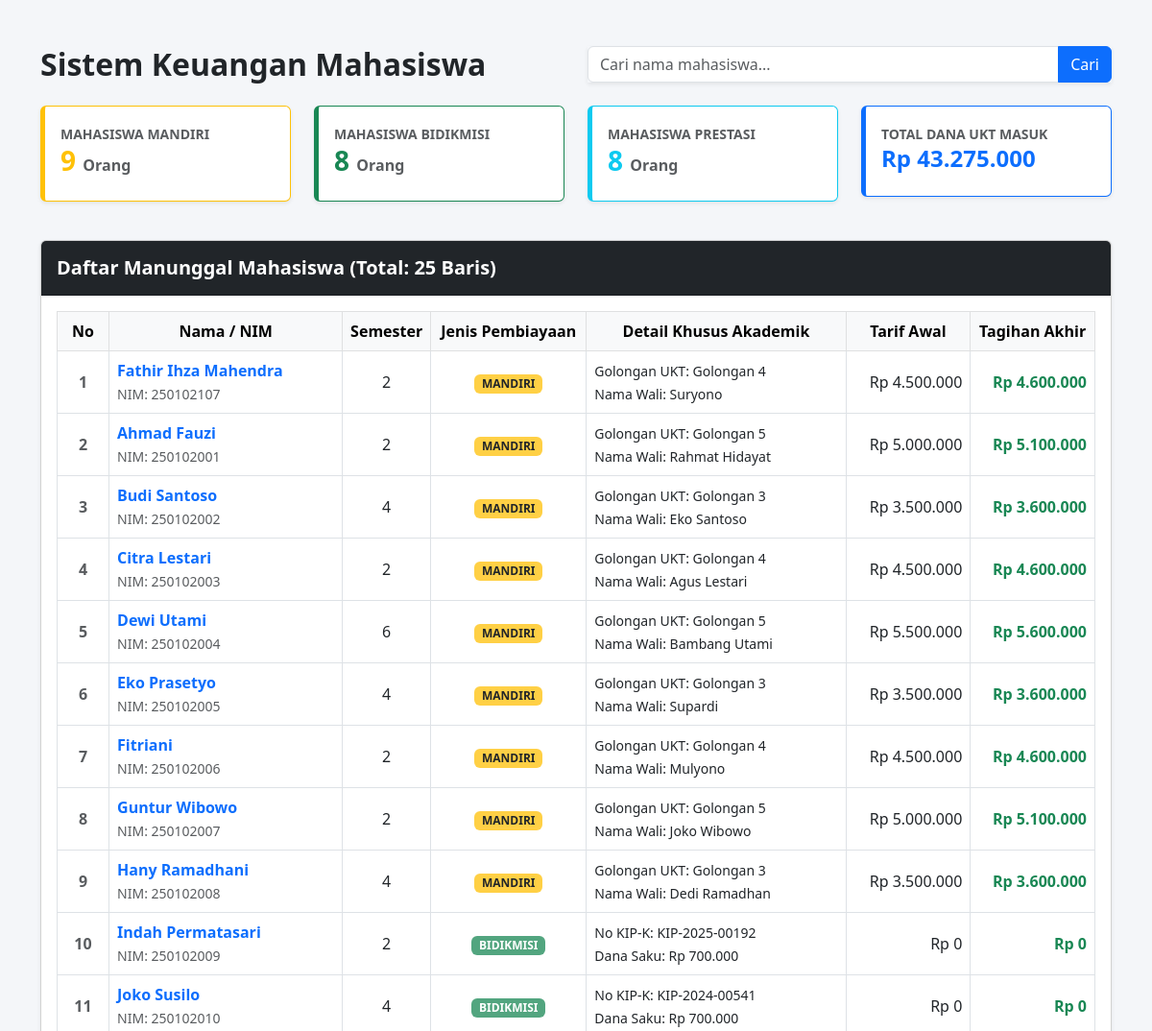
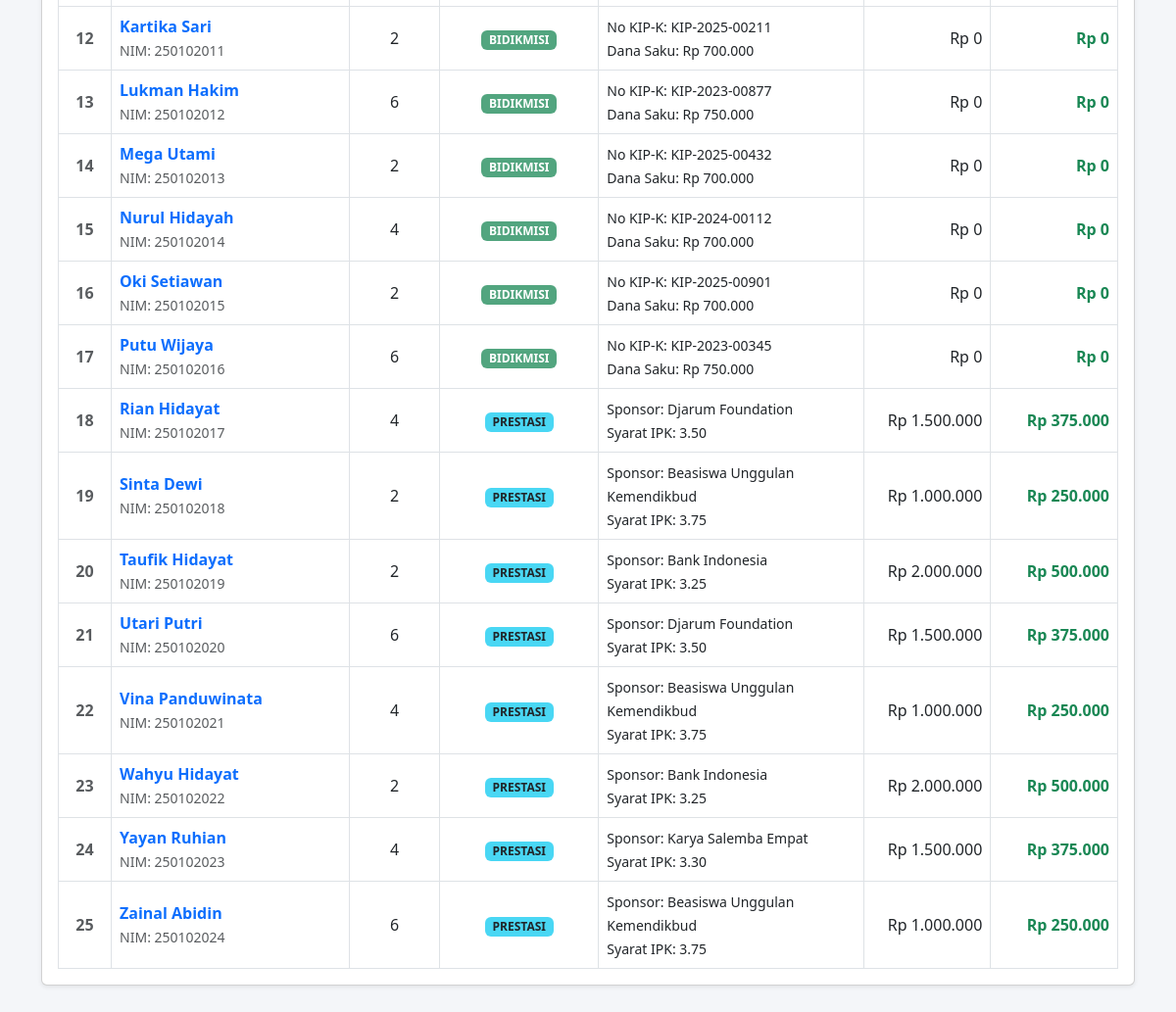
The page /view/mahasiswa_view.php on the database its author committed (2 pictures, top to bottom).
### tables this page shows
CREATE TABLE `tabel_mahasiswa` (
  `id_mahasiswa` int NOT NULL,
  `nama_mahasiswa` varchar(100) NOT NULL,
  `nim` varchar(15) NOT NULL,
  `semester` int NOT NULL,
  `tarif_ukt_nominal` decimal(10,2) NOT NULL,
  `jenis_pembiayaan` enum('mandiri','bidikmisi','prestasi') NOT NULL,
  `golongan_ukt` varchar(10) DEFAULT NULL,
  `nama_wali` varchar(100) DEFAULT NULL,
  `nomor_KIP_kuliah` varchar(50) DEFAULT NULL,
  `dana_saku_subsidi` decimal(10,2) DEFAULT NULL,
  `nama_instansi_beasiswa` varchar(100) DEFAULT NULL,
  `minimal_ipk_syarat` decimal(3,2) DEFAULT NULL
);

### models/mahasiswa.php (called while the page is built, shortened)
<?php
abstract class Mahasiswa {
    private $namaMahasiswa;
    private $nim;
    private $semester;
    private $tarifUKTNominal;
    public function __construct($idMahasiswa, $namaMahasiswa, $nim, $semester, $tarifUKTNominal) {
        $this->namaMahasiswa = $namaMahasiswa;
        $this->nim = $nim;
        $this->semester = $semester;
        $this->tarifUKTNominal = $tarifUKTNominal;
    }
    public function getNamaMahasiswa() { return $this->namaMahasiswa; }
    public function getNim() { return $this->nim; }
    public function getSemester() { return $this->semester; }
    public function getTarifUKTNominal() { return $this->tarifUKTNominal; }
}
?>

### View/Mahasiswa_view.php (the view, shortened to what this page needs)
<?php
require_once '../models/MahasiswaMandiri.php';
require_once '../models/MahasiswaBidikmisi.php';
require_once '../models/MahasiswaPrestasi.php';
$keyword = isset($_GET['cari']) ? trim($_GET['cari']) : '';
$dataMandiri   = MahasiswaMandiri::ambilSemua($keyword);
$dataBidikmisi = MahasiswaBidikmisi::ambilSemua($keyword);
$dataPrestasi  = MahasiswaPrestasi::ambilSemua($keyword);
$daftarMahasiswa = array_merge($dataMandiri, $dataBidikmisi, $dataPrestasi);
$totalTagihanKampus = 0;
$jumlahMandiri = count($dataMandiri);
$jumlahBidikmisi = count($dataBidikmisi);
$jumlahPrestasi = count($dataPrestasi);
foreach ($daftarMahasiswa as $mhs) {
    $totalTagihanKampus += $mhs->hitungTagihanSemester();
}
?>
<!DOCTYPE html>
<html lang="id">
<head>
    <link href="https://cdn.jsdelivr.net/npm/bootstrap@5.3.0/dist/css/bootstrap.min.css" rel="stylesheet">
</head>
<body>
<div class="container my-5">
    <div class="row mb-4 align-items-center">
        <div class="col-md-6">
            <h2 class="fw-bold text-dark m-0">Sistem Keuangan Mahasiswa</h2>
        </div>
        <div class="col-md-6">
            <form method="GET" action="">
                <div class="input-group shadow-sm">
                    <input type="text" name="cari" class="form-control" placeholder="Cari nama mahasiswa..." value="<?= htmlspecialchars($keyword); ?>">
                    <button class="btn btn-primary" type="submit">Cari</button>
                </div>
            </form>
        </div>
    </div>
    <div class="row mb-4">
        <div class="col-md-3">
            <div class="card card-stats border-warning shadow-sm mb-3">
                <div class="card-body">
                    <small class="text-muted fw-bold">MAHASISWA MANDIRI</small>
                    <h3 class="fw-bold text-warning"><?= $jumlahMandiri; ?> <span class="text-muted fs-6">Orang</span></h3>
                </div>
            </div>
        </div>
        <div class="col-md-3">
            <div class="card card-stats border-success shadow-sm mb-3">
                <div class="card-body">
                    <small class="text-muted fw-bold">MAHASISWA BIDIKMISI</small>
                    <h3 class="fw-bold text-success"><?= $jumlahBidikmisi; ?> <span class="text-muted fs-6">Orang</span></h3>
                </div>
            </div>
        </div>
        <div class="col-md-3">
            <div class="card card-stats border-info shadow-sm mb-3">
                <div class="card-body">
                    <small class="text-muted fw-bold">MAHASISWA PRESTASI</small>
                    <h3 class="fw-bold text-info"><?= $jumlahPrestasi; ?> <span class="text-muted fs-6">Orang</span></h3>
                </div>
            </div>
        </div>
        <div class="col-md-3">
            <div class="card card-stats border-primary shadow-sm mb-3">
                <div class="card-body">
                    <small class="text-muted fw-bold">TOTAL DANA UKT MASUK</small>
                    <h4 class="fw-bold text-primary">Rp <?= number_format($totalTagihanKampus, 0, ',', '.'); ?></h4>
                </div>
            </div>
        </div>
    </div>
    <div class="card shadow-sm">
        <div class="card-header bg-dark text-white py-3">
            <h5 class="m-0 fw-bold">Daftar Manunggal Mahasiswa (Total: <?= count($daftarMahasiswa); ?> Baris)</h5>
        </div>
        <div class="card-body">
            <table class="table table-bordered table-hover align-middle m-0">
                <thead class="table-light text-center">
                    <tr>
                        <th width="5%">No</th>
                        <th>Nama / NIM</th>
                        <th width="8%">Semester</th>
                        <th width="15%">Jenis Pembiayaan</th>
                        <th width="25%">Detail Khusus Akademik</th>
                        <th width="12%">Tarif Awal</th>
                        <th width="12%">Tagihan Akhir</th>
                    </tr>
                </thead>
                <tbody>
                    <?php if (empty($daftarMahasiswa)): ?>
                    <tr>
                        <td colspan="7" class="text-center text-muted py-4">Data nama "<b><?= htmlspecialchars($keyword) ?></b>" tidak ditemukan.</td>
                    </tr>
                    <?php else: ?>
                        <?php $no = 1; foreach ($daftarMahasiswa as $mhs): ?>
                        <tr>
                            <td class="text-center fw-bold text-muted"><?= $no++; ?></td>
                            <td>
                                <span class="fw-bold text-primary"><?= htmlspecialchars($mhs->getNamaMahasiswa()); ?></span><br>
                                <small class="text-muted">NIM: <?= htmlspecialchars($mhs->getNim()); ?></small>
                            </td>
                            <td class="text-center"><?= $mhs->getSemester(); ?></td>
                            <td class="text-center">
                                <span class="badge bg-opacity-75 <?= $mhs instanceof MahasiswaMandiri ? 'bg-warning text-dark' : ($mhs instanceof MahasiswaBidikmisi ? 'bg-success' : 'bg-info text-dark') ?>">
                                    <?= strtoupper(str_replace('Mahasiswa', '', get_class($mhs))) ?>
                                </span>
                            </td>
                            <td>
                                <small><?php $mhs->tampilkanSpesifikAkademik(); ?></small>
                            </td>
                            <td class="text-end">Rp <?= number_format($mhs->getTarifUKTNominal(), 0, ',', '.'); ?></td>
                            <td class="text-end fw-bold text-success">Rp <?= number_format($mhs->hitungTagihanSemester(), 0, ',', '.'); ?></td>
                        </tr>
                        <?php endforeach; ?>
                    <?php endif; ?>
                </tbody>
            </table>
        </div>
    </div>
</div>
</body>
</html>

### models/MahasiswaMandiri.php (shortened to what this page needs)
<?php
require_once 'Mahasiswa.php';
class MahasiswaMandiri extends Mahasiswa {
    private $golonganUkt;
    private $namaWali;
    public function __construct($id, $nama, $nim, $semester, $ukt, $golonganUkt, $namaWali) {
        $this->golonganUkt = $golonganUkt;
        $this->namaWali = $namaWali;
    }
    public static function ambilSemua($keyword = '') {
        try {
            $db = Koneksi::getKoneksi();
            $sql = "SELECT * FROM tabel_mahasiswa WHERE jenis_pembiayaan = 'mandiri'";
            $stmt = $db->prepare($sql);
            $stmt->execute();
            $list = [];
            while ($row = $stmt->fetch(PDO::FETCH_ASSOC)) {
                $list[] = new self(
                    $row['id_mahasiswa'],
                    $row['nama_mahasiswa'],
                    $row['nim'],
                    $row['semester'],
                    $row['tarif_ukt_nominal'],
                    $row['golongan_ukt'],
                    $row['nama_wali']
                );
            }
            return $list;
        } catch (PDOException $e) {
            die("Error Query Mandiri: " . $e->getMessage());
        }
    }
    public function hitungTagihanSemester() {
        return $this->getTarifUKTNominal() + 100000;
    }
    public function tampilkanSpesifikAkademik() {
        echo "Golongan UKT: " . $this->golonganUkt . " <br> Nama Wali: " . $this->namaWali;
    }
}
?>

### models/MahasiswaBidikmisi.php (shortened to what this page needs)
<?php
require_once 'Mahasiswa.php';
class MahasiswaBidikmisi extends Mahasiswa {
    private $nomorKIPKuliah;
    private $danaSakuSubsidi;
    public function __construct($id, $nama, $nim, $semester, $ukt, $nomorKIPKuliah, $danaSakuSubsidi) {
        $this->nomorKIPKuliah = $nomorKIPKuliah;
        $this->danaSakuSubsidi = $danaSakuSubsidi;
    }
    public static function ambilSemua($keyword = '') {
        try {
            $db = Koneksi::getKoneksi();
            $sql = "SELECT * FROM tabel_mahasiswa WHERE jenis_pembiayaan = 'bidikmisi'";
            $stmt = $db->prepare($sql);
            $stmt->execute();
            $list = [];
            while ($row = $stmt->fetch(PDO::FETCH_ASSOC)) {
                $list[] = new self(
                    $row['id_mahasiswa'],
                    $row['nama_mahasiswa'],
                    $row['nim'],
                    $row['semester'],
                    $row['tarif_ukt_nominal'],
                    $row['nomor_KIP_kuliah'],
                    $row['dana_saku_subsidi']
                );
            }
            return $list;
        } catch (PDOException $e) {
            die("Error Query Bidikmisi: " . $e->getMessage());
        }
    }
    public function hitungTagihanSemester() {
        return 0;
    }
    public function tampilkanSpesifikAkademik() {
        echo "No KIP-K: " . $this->nomorKIPKuliah . " <br> Dana Saku: Rp " . number_format($this->danaSakuSubsidi, 0, ',', '.');
    }
}
?>

### models/MahasiswaPrestasi.php (shortened to what this page needs)
<?php
require_once 'Mahasiswa.php';
class MahasiswaPrestasi extends Mahasiswa {
    private $namaInstansiBeasiswa;
    private $minimalIPKSyarat;
    public function __construct($id, $nama, $nim, $semester, $ukt, $namaInstansiBeasiswa, $minimalIPKSyarat) {
        $this->namaInstansiBeasiswa = $namaInstansiBeasiswa;
        $this->minimalIPKSyarat = $minimalIPKSyarat;
    }
    public static function ambilSemua($keyword = '') {
        try {
            $db = Koneksi::getKoneksi();
            $sql = "SELECT * FROM tabel_mahasiswa WHERE jenis_pembiayaan = 'prestasi'";
            $stmt = $db->prepare($sql);
            $stmt->execute();
            $list = [];
            while ($row = $stmt->fetch(PDO::FETCH_ASSOC)) {
                $list[] = new self(
                    $row['id_mahasiswa'],
                    $row['nama_mahasiswa'],
                    $row['nim'],
                    $row['semester'],
                    $row['tarif_ukt_nominal'],
                    $row['nama_instansi_beasiswa'],
                    $row['minimal_ipk_syarat']
                );
            }
            return $list;
        } catch (PDOException $e) {
            die("Error Query Prestasi: " . $e->getMessage());
        }
    }
    public function hitungTagihanSemester() {
        return $this->getTarifUKTNominal() * 0.25;
    }
    public function tampilkanSpesifikAkademik() {
        echo "Sponsor: " . $this->namaInstansiBeasiswa . " <br> Syarat IPK: " . $this->minimalIPKSyarat;
    }
}
?>

### View/Mahasiswa_view.php (style rules this page uses)
body { background-color: #f4f6f9; }
.card-stats { border-left: 5px solid; }

### rows shown on the page
tabel_mahasiswa: nama_mahasiswa "Fathir Ihza Mahendra", nim "250102107", semester "2", mhs "MANDIRI", golongan_ukt "Golongan 4", nama_wali "Suryono", tarif_ukt_nominal "4.500.000", tarif_ukt_nominal "4.600.000"
tabel_mahasiswa: nama_mahasiswa "Ahmad Fauzi", nim "250102001", semester "2", mhs "MANDIRI", golongan_ukt "Golongan 5", nama_wali "Rahmat Hidayat", tarif_ukt_nominal "5.000.000", tarif_ukt_nominal "5.100.000"
tabel_mahasiswa: nama_mahasiswa "Budi Santoso", nim "250102002", semester "4", mhs "MANDIRI", golongan_ukt "Golongan 3", nama_wali "Eko Santoso", tarif_ukt_nominal "3.500.000", tarif_ukt_nominal "3.600.000"
tabel_mahasiswa: nama_mahasiswa "Citra Lestari", nim "250102003", semester "2", mhs "MANDIRI", golongan_ukt "Golongan 4", nama_wali "Agus Lestari", tarif_ukt_nominal "4.500.000", tarif_ukt_nominal "4.600.000"
tabel_mahasiswa: nama_mahasiswa "Dewi Utami", nim "250102004", semester "6", mhs "MANDIRI", golongan_ukt "Golongan 5", nama_wali "Bambang Utami", tarif_ukt_nominal "5.500.000", tarif_ukt_nominal "5.600.000"
tabel_mahasiswa: nama_mahasiswa "Eko Prasetyo", nim "250102005", semester "4", mhs "MANDIRI", golongan_ukt "Golongan 3", nama_wali "Supardi", tarif_ukt_nominal "3.500.000", tarif_ukt_nominal "3.600.000"
tabel_mahasiswa: nama_mahasiswa "Fitriani", nim "250102006", semester "2", mhs "MANDIRI", golongan_ukt "Golongan 4", nama_wali "Mulyono", tarif_ukt_nominal "4.500.000", tarif_ukt_nominal "4.600.000"
tabel_mahasiswa: nama_mahasiswa "Guntur Wibowo", nim "250102007", semester "2", mhs "MANDIRI", golongan_ukt "Golongan 5", nama_wali "Joko Wibowo", tarif_ukt_nominal "5.000.000", tarif_ukt_nominal "5.100.000"
tabel_mahasiswa: nama_mahasiswa "Hany Ramadhani", nim "250102008", semester "4", mhs "MANDIRI", golongan_ukt "Golongan 3", nama_wali "Dedi Ramadhan", tarif_ukt_nominal "3.500.000", tarif_ukt_nominal "3.600.000"
tabel_mahasiswa: nama_mahasiswa "Indah Permatasari", nim "250102009", semester "2", mhs "BIDIKMISI", nomor_KIP_kuliah "KIP-2025-00192", dana_saku_subsidi "700.000", tarif_ukt_nominal "0", hitungTagihanSemester "0"
tabel_mahasiswa: nama_mahasiswa "Joko Susilo", nim "250102010", semester "4", mhs "BIDIKMISI", nomor_KIP_kuliah "KIP-2024-00541", dana_saku_subsidi "700.000", tarif_ukt_nominal "0", hitungTagihanSemester "0"
tabel_mahasiswa: nama_mahasiswa "Kartika Sari", nim "250102011", semester "2", mhs "BIDIKMISI", nomor_KIP_kuliah "KIP-2025-00211", dana_saku_subsidi "700.000", tarif_ukt_nominal "0", hitungTagihanSemester "0"
tabel_mahasiswa: nama_mahasiswa "Lukman Hakim", nim "250102012", semester "6", mhs "BIDIKMISI", nomor_KIP_kuliah "KIP-2023-00877", dana_saku_subsidi "750.000", tarif_ukt_nominal "0", hitungTagihanSemester "0"
tabel_mahasiswa: nama_mahasiswa "Mega Utami", nim "250102013", semester "2", mhs "BIDIKMISI", nomor_KIP_kuliah "KIP-2025-00432", dana_saku_subsidi "700.000", tarif_ukt_nominal "0", hitungTagihanSemester "0"
tabel_mahasiswa: nama_mahasiswa "Nurul Hidayah", nim "250102014", semester "4", mhs "BIDIKMISI", nomor_KIP_kuliah "KIP-2024-00112", dana_saku_subsidi "700.000", tarif_ukt_nominal "0", hitungTagihanSemester "0"
tabel_mahasiswa: nama_mahasiswa "Oki Setiawan", nim "250102015", semester "2", mhs "BIDIKMISI", nomor_KIP_kuliah "KIP-2025-00901", dana_saku_subsidi "700.000", tarif_ukt_nominal "0", hitungTagihanSemester "0"
tabel_mahasiswa: nama_mahasiswa "Putu Wijaya", nim "250102016", semester "6", mhs "BIDIKMISI", nomor_KIP_kuliah "KIP-2023-00345", dana_saku_subsidi "750.000", tarif_ukt_nominal "0", hitungTagihanSemester "0"
tabel_mahasiswa: nama_mahasiswa "Rian Hidayat", nim "250102017", semester "4", mhs "PRESTASI", nama_instansi_beasiswa "Djarum Foundation", minimal_ipk_syarat "3.50", tarif_ukt_nominal "1.500.000", tarif_ukt_nominal "375.000"
tabel_mahasiswa: nama_mahasiswa "Sinta Dewi", nim "250102018", semester "2", mhs "PRESTASI", nama_instansi_beasiswa "Beasiswa Unggulan Kemendikbud", minimal_ipk_syarat "3.75", tarif_ukt_nominal "1.000.000", tarif_ukt_nominal "250.000"
tabel_mahasiswa: nama_mahasiswa "Taufik Hidayat", nim "250102019", semester "2", mhs "PRESTASI", nama_instansi_beasiswa "Bank Indonesia", minimal_ipk_syarat "3.25", tarif_ukt_nominal "2.000.000", tarif_ukt_nominal "500.000"
tabel_mahasiswa: nama_mahasiswa "Utari Putri", nim "250102020", semester "6", mhs "PRESTASI", nama_instansi_beasiswa "Djarum Foundation", minimal_ipk_syarat "3.50", tarif_ukt_nominal "1.500.000", tarif_ukt_nominal "375.000"
tabel_mahasiswa: nama_mahasiswa "Vina Panduwinata", nim "250102021", semester "4", mhs "PRESTASI", nama_instansi_beasiswa "Beasiswa Unggulan Kemendikbud", minimal_ipk_syarat "3.75", tarif_ukt_nominal "1.000.000", tarif_ukt_nominal "250.000"
tabel_mahasiswa: nama_mahasiswa "Wahyu Hidayat", nim "250102022", semester "2", mhs "PRESTASI", nama_instansi_beasiswa "Bank Indonesia", minimal_ipk_syarat "3.25", tarif_ukt_nominal "2.000.000", tarif_ukt_nominal "500.000"
tabel_mahasiswa: nama_mahasiswa "Yayan Ruhian", nim "250102023", semester "4", mhs "PRESTASI", nama_instansi_beasiswa "Karya Salemba Empat", minimal_ipk_syarat "3.30", tarif_ukt_nominal "1.500.000", tarif_ukt_nominal "375.000"
tabel_mahasiswa: nama_mahasiswa "Zainal Abidin", nim "250102024", semester "6", mhs "PRESTASI", nama_instansi_beasiswa "Beasiswa Unggulan Kemendikbud", minimal_ipk_syarat "3.75", tarif_ukt_nominal "1.000.000", tarif_ukt_nominal "250.000"

### other values the page prints
$jumlahMandiri "9"
$jumlahBidikmisi "8"
$jumlahPrestasi "8"
$totalTagihanKampus "43.275.000"
count($daftarMahasiswa) "25"
